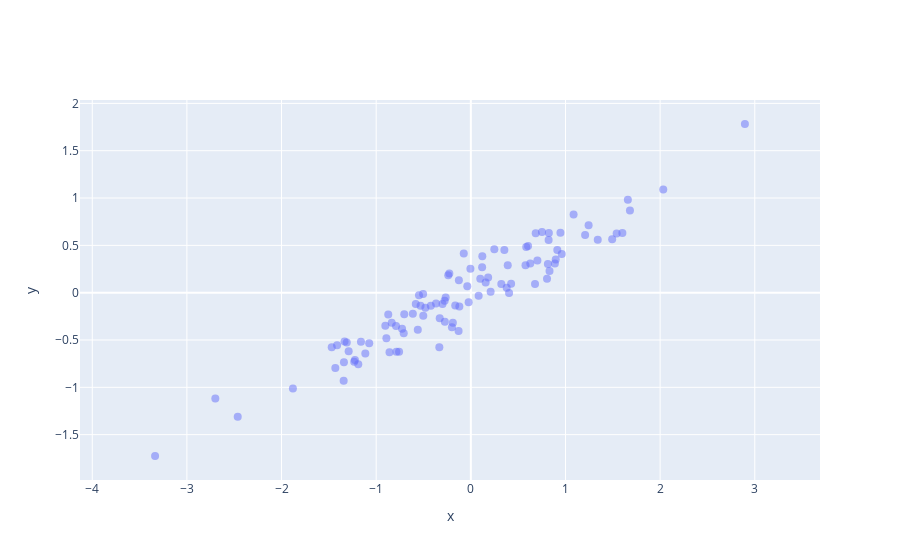

The cell this chart's notebook holds for it:
### Code cell
import numpy as np
import matplotlib.pyplot as plt
import plotly.graph_objects as go

N = 100 
x = np.random.normal(size=N)
y = 0.5*x + 0.2*(np.random.normal(size=N))

fig = go.Figure(data=[go.Scatter(x=x, y=y, mode='markers', 
                marker=dict(size=8,opacity=0.5), name="data" )])
fig.update_layout( xaxis_title="x", yaxis_title="y",
    yaxis = dict(scaleanchor = "x",scaleratio = 1) )
fig.show()
